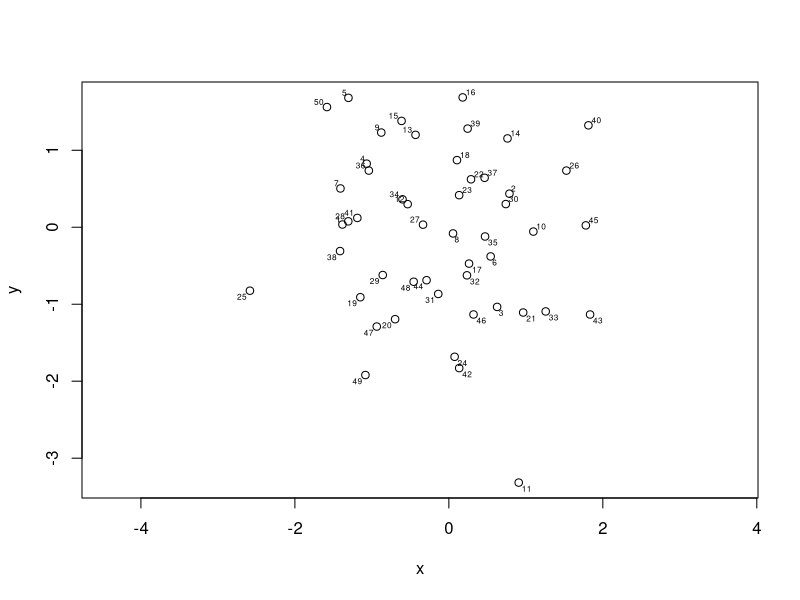
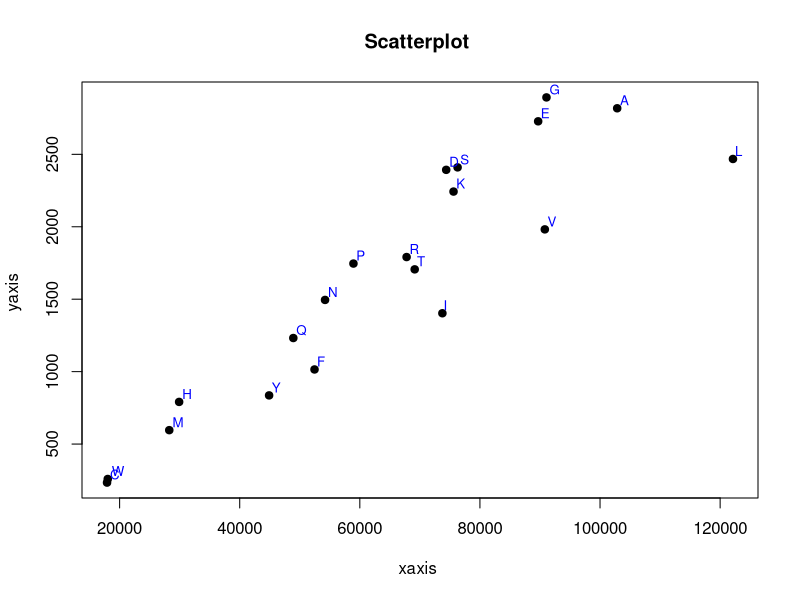

The R source for these figures, in order:
#
#  S.a. function -> text()
#

X11()

library(calibrate)

# Example from documentation {

x <- rnorm(50)
y <- rnorm(50)
plot(x,y,asp=1)
textxy(x,y,1:50,m=c(mean(x),mean(y)))

z <- locator(1)

# }

# http://stackoverflow.com/a/9500153/180275 {

x =     c(102856  , 17906 , 89697 , 74384 , 91081 , 52457 , 73749 , 29910 , 75604 , 28267 , 122136 , 54210 , 48925 , 58937 , 76281 , 67789 , 69138 , 18026 , 90806 , 44893)
y =     c(2818    , 234   , 2728  , 2393  , 2893  , 1015  , 1403  , 791   , 2243  , 596   , 2468   , 1495  , 1232  , 1746  , 2410  , 1791  , 1706  , 259   , 1982  , 836  )
names = c("A"     , "C"   , "E"   , "D"   , "G"   , "F"   , "I"   , "H"   , "K"   , "M"   , "L"    , "N"   , "Q"   , "P"   , "S"   , "R"   , "T"   , "W"   , "V"   , "Y"  )

plot  (x, y, main="Scatterplot ", xlab="xaxis ", ylab="yaxis ", pch=19)
textxy(x, y, labs=names, cex = 0.8, col = "blue", m = c(0, 0))

z <- locator(1)

# }
